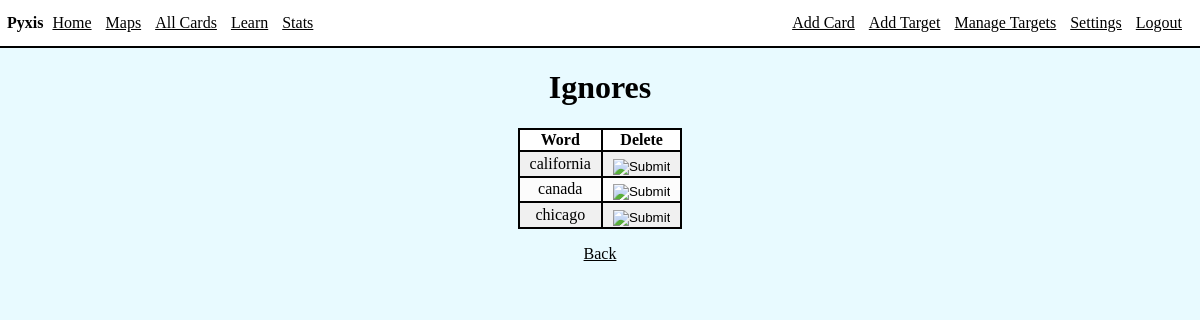
The page /ignores (signed in) on the database as committed earlier.
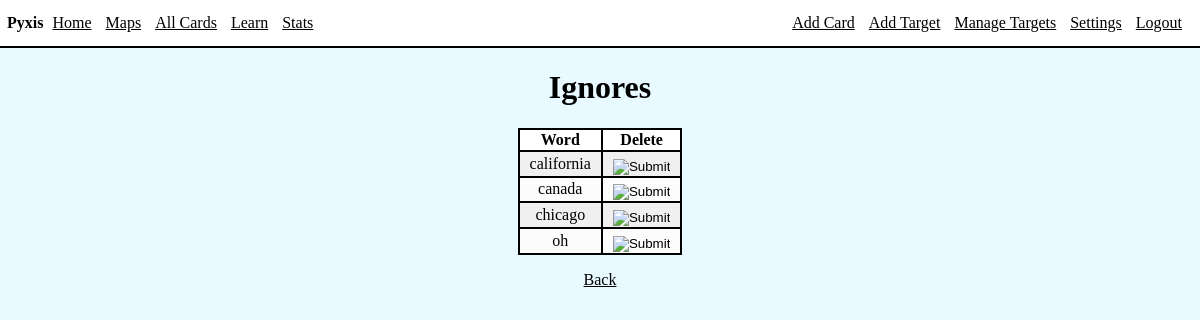
The same page on the database as committed later.
### app/models.py (models this page shows)
class Ignore(db.Model):
    id = db.Column(db.Integer, index=True, primary_key=True)
    ignWord = db.Column(db.String(20), index=True)

### app/routes.py (the view)
@app.route('/ignores', methods=['GET', 'POST'])
@login_required
def ignores():
    ignores = Ignore.query.filter().order_by(Ignore.ignWord)
    return render_template('ignores.html', title='Manage Ignores', ignores=ignores)

### app/models.py (called while the page is built)
@login.user_loader
def load_user(id):
    return User.query.get(int(id))

### app/templates/ignores.html
{% extends 'base.html' %}
{% block content %}
    <div class="int">
        <div class="cent">
        <h1>Ignores</h1>
        <table>
            <thead>
                <th>Word</th>
                <th>Delete</th>
            </thead>
            <tbody>
            {% for ignore in ignores %}
            <tr>
                <td>{{ ignore.ignWord }}</td>
                <td>
                    <form action="{{ url_for('deleteIgnore', ignoreID=ignore.id) }}" method="POST">
                        <input type="image" class="btnimg" src="../static/images/delete.png">
                    </form>
                </td>
            </tr>
            {% endfor %}
            </tbody>
        </table>
        <p><a href="/settings">Back</a></p>
        </div>
    </div>
{% endblock %}

Rows that differ between the two databases and show on the page:
added Ignore: ignWord "oh"
